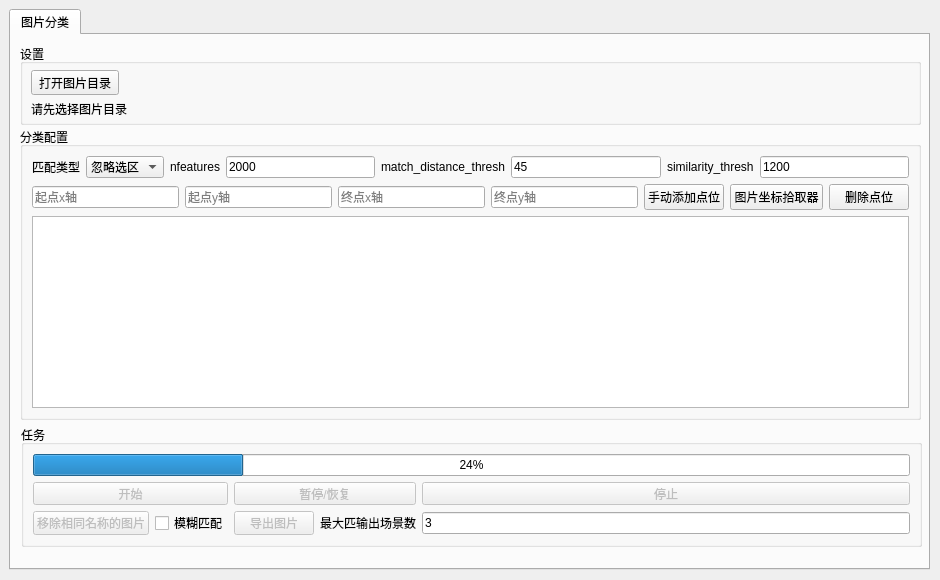
<?xml version="1.0" encoding="UTF-8"?>
<ui version="4.0">
 <class>Widget</class>
 <widget class="QWidget" name="Widget">
  <property name="geometry">
   <rect>
    <x>0</x>
    <y>0</y>
    <width>940</width>
    <height>580</height>
   </rect>
  </property>
  <property name="windowTitle">
   <string>Widget</string>
  </property>
  <widget class="QTabWidget" name="tabWidget">
   <property name="geometry">
    <rect>
     <x>9</x>
     <y>9</y>
     <width>921</width>
     <height>561</height>
    </rect>
   </property>
   <property name="currentIndex">
    <number>0</number>
   </property>
   <widget class="QWidget" name="tab">
    <attribute name="title">
     <string>图片分类</string>
    </attribute>
    <widget class="QGroupBox" name="groupBox">
     <property name="geometry">
      <rect>
       <x>9</x>
       <y>9</y>
       <width>901</width>
       <height>81</height>
      </rect>
     </property>
     <property name="title">
      <string>设置</string>
     </property>
     <widget class="QPushButton" name="button_open_image_dir">
      <property name="geometry">
       <rect>
        <x>11</x>
        <y>26</y>
        <width>88</width>
        <height>25</height>
       </rect>
      </property>
      <property name="text">
       <string>打开图片目录</string>
      </property>
     </widget>
     <widget class="QLabel" name="label_image_dir_path">
      <property name="geometry">
       <rect>
        <x>11</x>
        <y>57</y>
        <width>96</width>
        <height>16</height>
       </rect>
      </property>
      <property name="text">
       <string>请先选择图片目录</string>
      </property>
     </widget>
    </widget>
    <widget class="QGroupBox" name="groupBox_2">
     <property name="geometry">
      <rect>
       <x>9</x>
       <y>92</y>
       <width>901</width>
       <height>293</height>
      </rect>
     </property>
     <property name="title">
      <string>分类配置</string>
     </property>
     <layout class="QGridLayout" name="gridLayout">
      <item row="0" column="0">
       <widget class="QLabel" name="label_3">
        <property name="text">
         <string>匹配类型</string>
        </property>
       </widget>
      </item>
      <item row="0" column="1">
       <widget class="QComboBox" name="selector_match_type">
        <item>
         <property name="text">
          <string>忽略选区</string>
         </property>
        </item>
        <item>
         <property name="text">
          <string>匹配选区</string>
         </property>
        </item>
       </widget>
      </item>
      <item row="0" column="2">
       <widget class="QLabel" name="label">
        <property name="toolTip">
         <string>&lt;html&gt;&lt;head/&gt;&lt;body&gt;&lt;p&gt;ORB 最大特征点数量&lt;/p&gt;&lt;p&gt;如果你传入 &lt;span style=&quot; font-family:'Courier New';&quot;&gt;nfeatures=500&lt;/span&gt;，ORB 算法就会在图片里进行筛选，&lt;span style=&quot; font-weight:700;&quot;&gt;只保留最明显的、质量最高的 500 个特征点&lt;/span&gt;。&lt;/p&gt;&lt;p&gt;&lt;span style=&quot; font-weight:700;&quot;&gt;为什么要限制数量？&lt;/span&gt; 如果特征点太多（比如几万个），后面的比对速度会变得极慢；如果太少，又可能比对不准。限制在这个数量，是在“准确度”和“运行速度”之间找一个完美的平衡。&lt;/p&gt;&lt;/body&gt;&lt;/html&gt;</string>
        </property>
        <property name="text">
         <string>nfeatures</string>
        </property>
       </widget>
      </item>
      <item row="0" column="3">
       <widget class="QLineEdit" name="input_nfeatures">
        <property name="text">
         <string>2000</string>
        </property>
       </widget>
      </item>
      <item row="0" column="4">
       <widget class="QLabel" name="label_4">
        <property name="toolTip">
         <string>&lt;html&gt;&lt;head/&gt;&lt;body&gt;&lt;p&gt;表示两个指纹的&lt;span style=&quot; font-weight:700;&quot;&gt;差距（距离）&lt;/span&gt;。数值越小，说明这两个点长得越像&lt;/p&gt;&lt;/body&gt;&lt;/html&gt;</string>
        </property>
        <property name="text">
         <string>match_distance_thresh</string>
        </property>
       </widget>
      </item>
      <item row="0" column="5">
       <widget class="QLineEdit" name="input_match_distance_thresh">
        <property name="text">
         <string>45</string>
        </property>
       </widget>
      </item>
      <item row="0" column="6">
       <widget class="QLabel" name="label_5">
        <property name="toolTip">
         <string>&lt;html&gt;&lt;head/&gt;&lt;body&gt;&lt;p&gt;真正匹配成功的“好连线”有多少条。&lt;/p&gt;&lt;p&gt;如果好连线的数量超过了我们设定的及格线（&lt;span style=&quot; font-family:'Courier New';&quot;&gt;similarity_thresh&lt;/span&gt;），说明两张图相似度很高&lt;/p&gt;&lt;p&gt;&lt;span style=&quot; font-family:'JetBrains Mono','monospace'; font-size:9.8pt; color:#7a7e85;&quot;&gt;# &lt;/span&gt;&lt;span style=&quot; font-family:'Courier New','monospace'; font-size:9.8pt; color:#7a7e85;&quot;&gt;相似匹配阈值&lt;br/&gt;&lt;/span&gt;&lt;span style=&quot; font-family:'JetBrains Mono','monospace'; font-size:9.8pt; color:#7a7e85;&quot;&gt;# &lt;/span&gt;&lt;span style=&quot; font-family:'Courier New','monospace'; font-size:9.8pt; color:#7a7e85;&quot;&gt;注意：如果是&lt;/span&gt;&lt;span style=&quot; font-family:'JetBrains Mono','monospace'; font-size:9.8pt; color:#7a7e85;&quot;&gt; 'only_scan' &lt;/span&gt;&lt;span style=&quot; font-family:'Courier New','monospace'; font-size:9.8pt; color:#7a7e85;&quot;&gt;局部，提取点较少，阈值建议设低点（如&lt;/span&gt;&lt;span style=&quot; font-family:'JetBrains Mono','monospace'; font-size:9.8pt; color:#7a7e85;&quot;&gt; 30~50&lt;/span&gt;&lt;span style=&quot; font-family:'Courier New','monospace'; font-size:9.8pt; color:#7a7e85;&quot;&gt;）；&lt;br/&gt;&lt;/span&gt;&lt;span style=&quot; font-family:'JetBrains Mono','monospace'; font-size:9.8pt; color:#7a7e85;&quot;&gt;# &lt;/span&gt;&lt;span style=&quot; font-family:'Courier New','monospace'; font-size:9.8pt; color:#7a7e85;&quot;&gt;如果是&lt;/span&gt;&lt;span style=&quot; font-family:'JetBrains Mono','monospace'; font-size:9.8pt; color:#7a7e85;&quot;&gt; 'ignore' &lt;/span&gt;&lt;span style=&quot; font-family:'Courier New','monospace'; font-size:9.8pt; color:#7a7e85;&quot;&gt;仅抠除一小块，大部分全图都被扫描，阈值可以设高点（如&lt;/span&gt;&lt;span style=&quot; font-family:'JetBrains Mono','monospace'; font-size:9.8pt; color:#7a7e85;&quot;&gt; 400~1000&lt;/span&gt;&lt;span style=&quot; font-family:'Courier New','monospace'; font-size:9.8pt; color:#7a7e85;&quot;&gt;）。&lt;/span&gt;&lt;/p&gt;&lt;/body&gt;&lt;/html&gt;</string>
        </property>
        <property name="text">
         <string>similarity_thresh</string>
        </property>
       </widget>
      </item>
      <item row="0" column="7">
       <widget class="QLineEdit" name="input_similarity_thresh">
        <property name="toolTip">
         <string/>
        </property>
        <property name="text">
         <string>1200</string>
        </property>
       </widget>
      </item>
      <item row="1" column="0" colspan="8">
       <layout class="QHBoxLayout" name="horizontalLayout">
        <item>
         <widget class="QLineEdit" name="input_start_point_x">
          <property name="inputMask">
           <string/>
          </property>
          <property name="text">
           <string/>
          </property>
          <property name="maxLength">
           <number>32767</number>
          </property>
          <property name="placeholderText">
           <string>起点x轴</string>
          </property>
         </widget>
        </item>
        <item>
         <widget class="QLineEdit" name="input_start_point_y">
          <property name="placeholderText">
           <string>起点y轴</string>
          </property>
         </widget>
        </item>
        <item>
         <widget class="QLineEdit" name="input_end_point_x">
          <property name="placeholderText">
           <string>终点x轴</string>
          </property>
         </widget>
        </item>
        <item>
         <widget class="QLineEdit" name="input_end_point_y">
          <property name="inputMask">
           <string/>
          </property>
          <property name="placeholderText">
           <string>终点y轴</string>
          </property>
         </widget>
        </item>
        <item>
         <widget class="QPushButton" name="button_add_rect">
          <property name="text">
           <string>手动添加点位</string>
          </property>
         </widget>
        </item>
        <item>
         <widget class="QPushButton" name="button_image_picker">
          <property name="text">
           <string>图片坐标拾取器</string>
          </property>
         </widget>
        </item>
        <item>
         <widget class="QPushButton" name="button_del_rect">
          <property name="text">
           <string>删除点位</string>
          </property>
         </widget>
        </item>
       </layout>
      </item>
      <item row="2" column="0" colspan="8">
       <widget class="QListWidget" name="listWidget_rect"/>
      </item>
     </layout>
    </widget>
    <widget class="QGroupBox" name="groupBox_3">
     <property name="geometry">
      <rect>
       <x>10</x>
       <y>390</y>
       <width>901</width>
       <height>122</height>
      </rect>
     </property>
     <property name="title">
      <string>任务</string>
     </property>
     <layout class="QGridLayout" name="gridLayout_2">
      <item row="2" column="2">
       <widget class="QPushButton" name="button_export_images">
        <property name="enabled">
         <bool>false</bool>
        </property>
        <property name="text">
         <string>导出图片</string>
        </property>
       </widget>
      </item>
      <item row="1" column="2" colspan="2">
       <widget class="QPushButton" name="button_pause">
        <property name="enabled">
         <bool>false</bool>
        </property>
        <property name="text">
         <string>暂停/恢复</string>
        </property>
       </widget>
      </item>
      <item row="1" column="4">
       <widget class="QPushButton" name="button_stop">
        <property name="enabled">
         <bool>false</bool>
        </property>
        <property name="text">
         <string>停止</string>
        </property>
       </widget>
      </item>
      <item row="2" column="4">
       <widget class="QLineEdit" name="input_match_quantity">
        <property name="text">
         <string>3</string>
        </property>
       </widget>
      </item>
      <item row="2" column="3">
       <widget class="QLabel" name="label_2">
        <property name="text">
         <string>最大匹输出场景数</string>
        </property>
       </widget>
      </item>
      <item row="1" column="0" colspan="2">
       <widget class="QPushButton" name="button_start">
        <property name="enabled">
         <bool>false</bool>
        </property>
        <property name="text">
         <string>开始</string>
        </property>
       </widget>
      </item>
      <item row="2" column="0">
       <widget class="QPushButton" name="button_remove_image">
        <property name="enabled">
         <bool>false</bool>
        </property>
        <property name="text">
         <string>移除相同名称的图片</string>
        </property>
       </widget>
      </item>
      <item row="2" column="1">
       <widget class="QCheckBox" name="checkBox_remove_image_match_prefix">
        <property name="text">
         <string>模糊匹配</string>
        </property>
       </widget>
      </item>
      <item row="0" column="0" colspan="5">
       <widget class="QProgressBar" name="progressBar">
        <property name="value">
         <number>24</number>
        </property>
       </widget>
      </item>
     </layout>
    </widget>
   </widget>
  </widget>
 </widget>
 <resources/>
 <connections/>
</ui>
